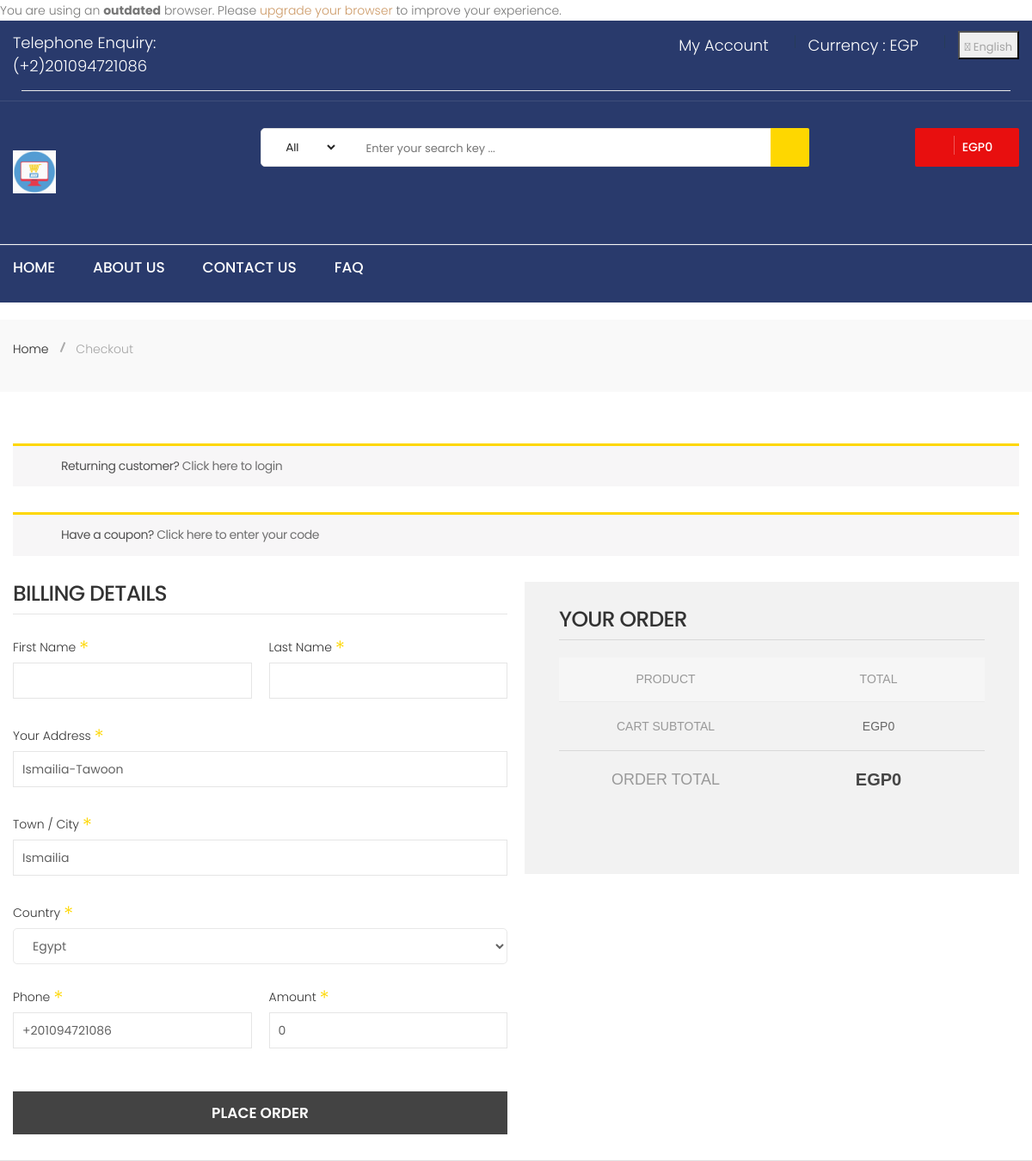
/ar/order/order_cart/ (signed in, upper part), run on an earlier commit of the app's database.
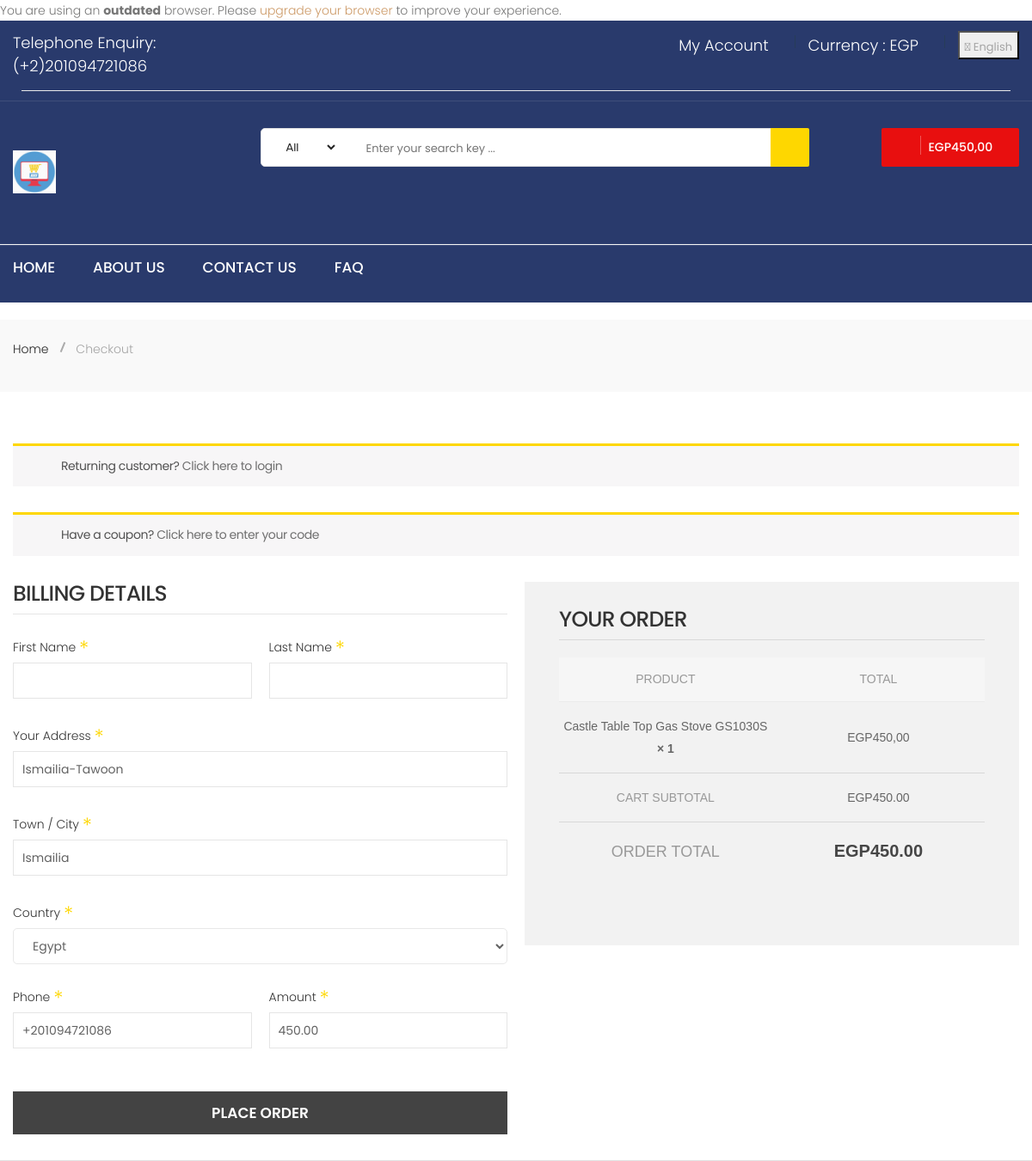
And on a later commit of the database.
### orderapp/models.py (models this page shows, shortened)
class ShopCart(models.Model):
    product= models.ForeignKey(Product,on_delete=models.CASCADE,null=True)
    user=models.ForeignKey(User,on_delete=models.CASCADE,null=True)
    quantity=models.PositiveIntegerField()
    @property
    def amount(self):
        if self.product.discount_price:
           return self.quantity*self.product.discount_price
        else:
            return self.quantity*self.product .price

### product/models.py (models this page shows, shortened)
class Product(models.Model):
    status = (
        ('True', 'True'),
        ('False', 'False'),)
    VARIANTS = (
        ('None', 'None'),
        ('Size', 'Size'),
        ('Color', 'Color'),
        ('Size-Color', 'Size-Color'),
    )
    category = models.ForeignKey(Category, on_delete=models.CASCADE)
    seller = models.ForeignKey(Seller, on_delete=models.CASCADE)
    title = models.CharField(max_length=200)
    name = models.CharField(max_length=200,blank=True, null=True)
    name1 = models.CharField(max_length=200,blank=True, null=True)
    name2 = models.CharField(max_length=200,blank=True, null=True)
    keywords = models.CharField(max_length=100,)
    image = models.ImageField(blank=True, upload_to='product/')
    discount_price = models.DecimalField(decimal_places=2, max_digits=15, default=0)
    offer_price =models.DecimalField(decimal_places=2, max_digits=15, default=0)
    price = models.DecimalField(decimal_places=2, max_digits=15)
    amount = models.IntegerField(default=0)
    min_amount = models.IntegerField(default=3)
    variant = models.CharField(max_length=10, choices=VARIANTS, default='None')
    detail = models.TextField()
    status = models.CharField(max_length=20, choices=status)
    slug = models.SlugField(null=True, unique=True)
    view_count = models.PositiveIntegerField(default=0)
    created_at = models.DateTimeField(auto_now_add=True)
    updated_at = models.DateTimeField(auto_now=True)
    def image_tag(self):
        return mark_safe('<img src="{}" heights="70" width="60" />'.format(self.image.url))
    image_tag.short_description = 'Image'

### orderapp/views.py (the view, shortened to what this page needs)
# urls.py: path("order_cart/",OrderCart,name="OrderCart"),
@login_required()
def OrderCart(request):
    current_user=request.user
    shoping_cart=ShopCart.objects.filter(user_id=current_user.id)
    totalamount=0
    for rs in shoping_cart:
        if rs.product.discount_price:
            totalamount += rs.product.discount_price * rs.quantity
        elif rs.product.price:
            totalamount += rs.product.price * rs.quantity
    form = OrderForm()
    profile = UserProfile.objects.get(user_id=current_user.id)
    total_amount = 0
    for p in shoping_cart:
        if p.product.discount_price:
            total_amount += p.product.discount_price * p.quantity
        else:
            total_amount += p.product.price * p.quantity
    category = Category.objects.all()
    setting = Setting.objects.get(id=1)
    context = {
        'shoping_cart': shoping_cart,
        'totalamount': totalamount,
        'profile': profile,
        'form': form,
        'category': category,
        'setting': setting,
        'total_amount': total_amount
    }
    return render(request, 'order_form.html', context)

### orderapp/models.py
class OrderForm(ModelForm):
    class Meta:
        model = Order
        fields = ['first_name', 'last_name',
                  'phone', 'address', 'city', 'country', 'transaction_id', 'transaction_image']

### orderapp/templates/order_form.html (shortened to what the changed rows need)
{%extends 'index.html'%}
{%load static%}
{% load humanize %}
{% load i18n %}
{% load crispy_forms_tags %}
{% block header %}
{% include "header.html" %}
{% endblock header %}
{% block another_content %}
<div class="checkout-area pt-60 pb-30">
    <div class="container">
        <div class="row">
            <div class="col-lg-6 col-12">
                <form method='POST' enctype="multipart/form-data">
                    <div class="checkbox-form">
                        <div class="row">
                            <div class="col-md-6">
                                <div class="checkout-form-list">
                                    <label>{% trans 'Amount' %} <span class="required">*</span></label>
                                    <input type="text" value="{{total_amount}}" name="holder" readonly>
                                </div>
                            </div>
                        </div>
                    </div>
                </form>
            </div>
            <div class="col-lg-6 col-12">
                <div class="your-order">
                    <div class="your-order-table table-responsive">
                        <table class="table">
                            <thead>
                                <tr>
                                    <th class="cart-product-name">{% trans 'Product' %}</th>
                                    <th class="cart-product-total">{% trans 'Total' %}</th>
                                </tr>
                            </thead>
                            <tbody>
                                {% for p in shoping_cart %}
                                <tr class="cart_item">
                                    <td class="cart-product-name">{{p.product.title}}<strong class="product-quantity">
                                            × {{p.quantity}}</strong></td>
                                    <td class="cart-product-total"><span class="amount">EGP{{p.amount|intcomma}}</span></td>
                                </tr>
                                {% endfor %}
                            </tbody>
                            <tfoot>
                                <tr class="cart-subtotal">
                                    <th>{% trans 'Cart Subtotal' %}</th>
                                    <td><span class="amount">EGP{{total_amount}}</span></td>
                                </tr>
                                <tr class="order-total">
                                    <th>{% trans 'Order Total' %}</th>
                                    <td><strong><span class="amount">EGP{{total_amount}}</span></strong></td>
                                </tr>
                            </tfoot>
                        </table>
                    </div>
                </div>
            </div>
        </div>
    </div>
</div>
{% endblock another_content %}
{% block footer %}
{% include "footer.html" %}
{% endblock footer %}

### ecomapp/templates/header.html (shortened to what the changed rows need)
{% load static %}
{% load humanize %}
{% load i18n %}
    <header class="li-header-4">
        <div class="header-middle pl-sm-0 pr-sm-0 pl-xs-0 pr-xs-0">
            <div class="container">
                <div class="row">
                    <div class="col-lg-9 pl-0 ml-sm-15 ml-xs-15">
                                {% load mptt_tags %}
                        <div class="header-middle-right">
                            <ul class="hm-menu">
                                <li class="hm-minicart">
                                    <div class="hm-minicart-trigger">
                                        <span class="item-text">EGP{{total_amount|intcomma}}
                                        </span>
                                    </div>
                                </li>
                            </ul>
                        </div>
                    </div>
                </div>
            </div>
        </div>
    </header>

What changed in the data, as far as the page shows it:
added ShopCart: product "Castle Table Top Gas Stove GS1030S", quantity "1", amount "450,00"
Also different on the page:
{{ total_amount|intcomma }}: "0" → "450,00"
form field holder: "0" → "450.00"
{{ total_amount }}: "0" → "450.00"
